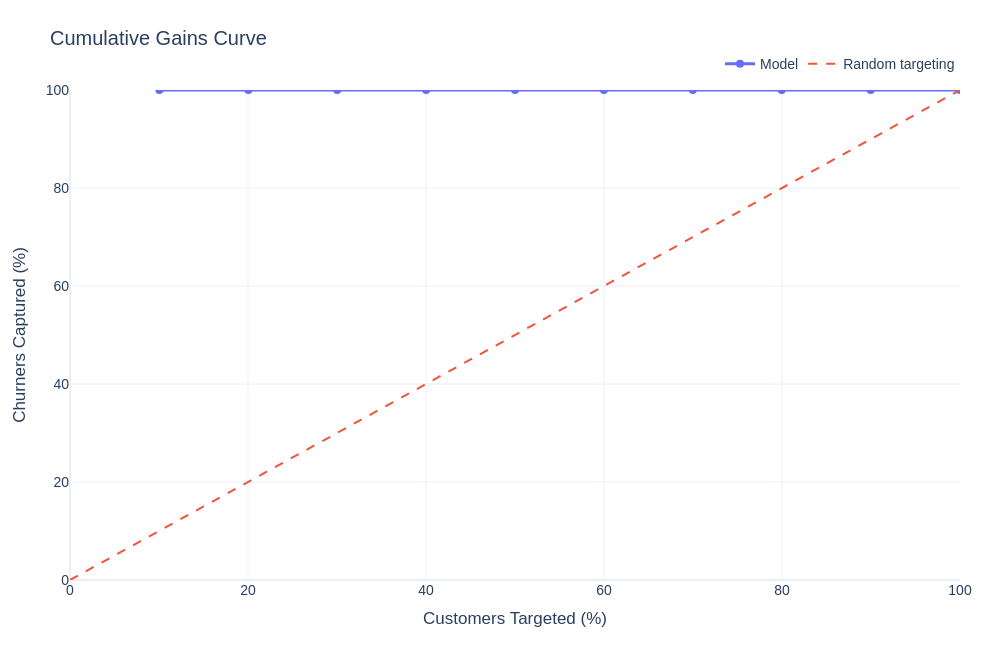

Notebook cell for this chart:
### Code cell
fig = go.Figure()

fig.add_trace(
    go.Scatter(
        x=lift_gains_table["cumulative_customer_share"] * 100,
        y=lift_gains_table["cumulative_gain"] * 100,
        mode="lines+markers",
        name="Model",
        line=dict(width=3),
        marker=dict(size=8),
        hovertemplate=(
            "Customers targeted: %{x:.1f}%<br>"
            "Churners captured: %{y:.1f}%<extra></extra>"
        )
    )
)

fig.add_trace(
    go.Scatter(
        x=[0, 100],
        y=[0, 100],
        mode="lines",
        name="Random targeting",
        line=dict(width=2, dash="dash"),
        hoverinfo="skip"
    )
)

fig = apply_plotly_layout(
    fig,
    title="Cumulative Gains Curve",
    xaxis_title="Customers Targeted (%)",
    yaxis_title="Churners Captured (%)"
)

fig.update_xaxes(range=[0, 100])
fig.update_yaxes(range=[0, 100])

save_plotly_figure(fig, "cumulative-gains-curve")
fig.show()

### Figure 1 — Plotly figure (JSON) as saved in the notebook; plotly's stock layout.template omitted (floating-point values rounded to 4 significant figures)
{"data": [{"hovertemplate": "Customers targeted: %{x:.1f}%<br>Churners captured: %{y:.1f}%<extra></extra>", "line": {"width": 3}, "marker": {"size": 8}, "mode": "lines+markers", "name": "Model", "type": "scatter", "x": [10.04, 20.03, 30.02, 40.01, 50.0, 59.99, 69.98, 79.97, 89.96, 100.0], "y": [100.0, 100.0, 100.0, 100.0, 100.0, 100.0, 100.0, 100.0, 100.0, 100.0]}, {"hoverinfo": "skip", "line": {"dash": "dash", "width": 2}, "mode": "lines", "name": "Random targeting", "type": "scatter", "x": [0, 100], "y": [0, 100]}], "layout": {"font": {"family": "Arial", "size": 14}, "height": 650, "legend": {"orientation": "h", "x": 1, "xanchor": "right", "y": 1.02, "yanchor": "bottom"}, "margin": {"b": 70, "l": 70, "r": 40, "t": 90}, "title": {"font": {"size": 20}, "text": "Cumulative Gains Curve"}, "width": 1000, "xaxis": {"range": [0, 100], "title": {"text": "Customers Targeted (%)"}}, "yaxis": {"range": [0, 100], "title": {"text": "Churners Captured (%)"}}}}
